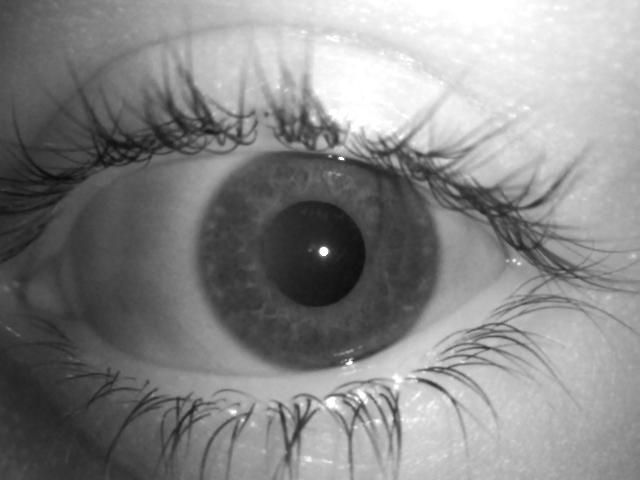
%> input picture src/Lab006/Irises/Oko 1.jpg, 640 x 480 px; its folder holds 3 pictures in this run
$ octave zadanie2.m   (GNU Octave 9; MATLAB toolbox functions it lacks are replaced by stand-ins)
%> lines starting %> are read from the running program, lines starting %| are printed output that depends on the picture
%% Inicjalizacja
clear all;
close all;
clc;

if ~exist('output', 'dir')
    mkdir('output');
end

%% 1. Wczytanie obrazów tęczówki
irisFiles = dir('Irises/*.jpg');
numImages = length(irisFiles);
images = cell(1, numImages);

for i = 1:numImages
    images{i} = imread(fullfile(irisFiles(i).folder, irisFiles(i).name));
    if size(images{i}, 3) == 3
        images{i} = rgb2gray(images{i});
    end
end

%% 2. Segmentacja tęczówki i tworzenie masek
irisMasks = cell(1, numImages);
irisCenters = zeros(numImages, 2);
irisRadii = zeros(numImages, 1);

figure;
for i = 1:numImages
    img = imadjust(images{i});

    % Wykrywanie okręgu tęczówki
    [centers, radii] = imfindcircles(img, [30 120], 'ObjectPolarity', 'dark', 'Sensitivity', 0.98, 'EdgeThreshold', 0.05);

    if ~isempty(centers)
        irisCenters(i,:) = centers(1,:);
        irisRadii(i) = radii(1);

        % Tworzenie maski tęczówki
        [x, y] = meshgrid(1:size(img,2), 1:size(img,1));
        irisMasks{i} = ((x - centers(1,1)).^2 + (y - centers(1,2)).^2 <= radii(1)^2);

        % Wizualizacja
        subplot(ceil(numImages/3), 3, i);
        imshow(img);
        viscircles(centers(1,:), radii(1), 'Color', 'r');
        title(sprintf('Obraz %d', i));

        frame = getframe(gca);
        outputPath = fullfile('output', sprintf('iris_detected_%02d.png', i));
        imwrite(frame.cdata, outputPath);
    else
        error('Nie znaleziono tęczówki w obrazie %d', i);
    end
end
%> this loop made 3 passes
%> pass 1, `imwrite(frame.cdata, outputPath);`:
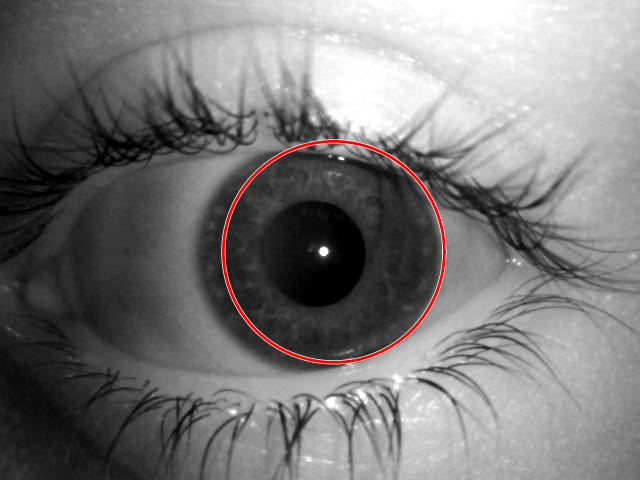
%> saved as iris_detected_01.png: size 480x640x3 uint8; mean R, G, B 121.9, 120.3, 120.3
%> after the loop:
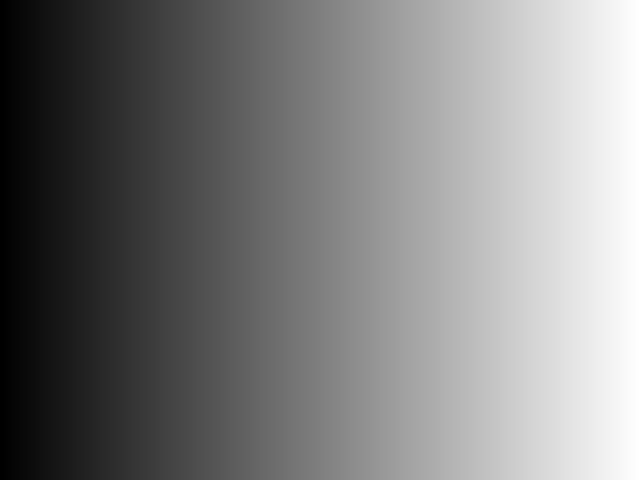
%> x: size 480x640 double; min 1, max 640, mean 320.5; drawn with min black and max white
%> after the loop:
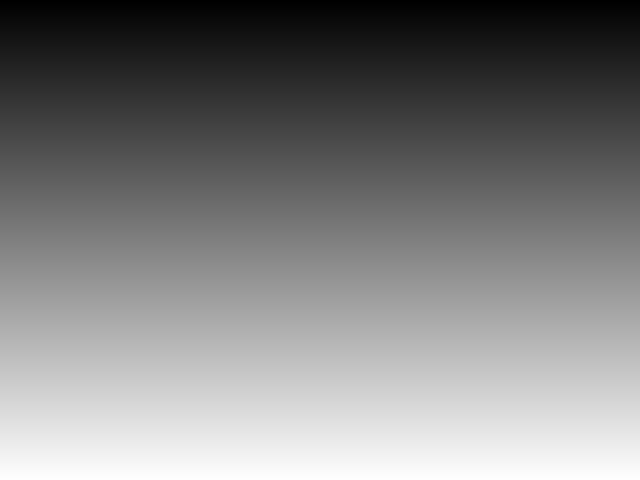
%> y: size 480x640 double; min 1, max 480, mean 240.5; drawn with min black and max white
%> after the loop, irisCenters = [334.3 252.4; 309.7 239.5; 301.7 241]; irisMasks = 3 items; irisRadii = [110.5; 95.68; 100.4]; outputPath = 'output/iris_detected_03.png'
%> after the loop:
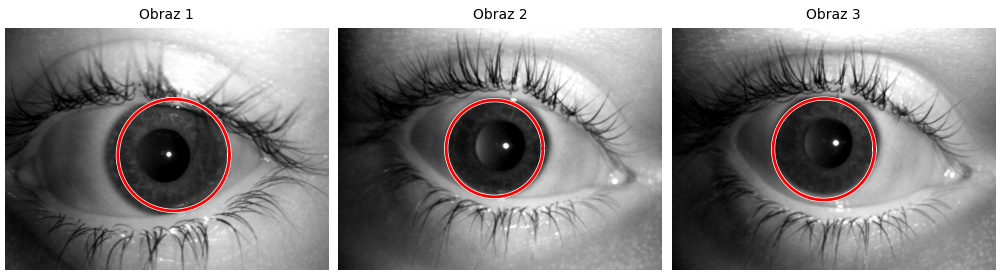
%> figure redrawn from the program's plot data, 3 panels

%% 3. Normalizacja tęczówki (Rubber Sheet Model)
normalizedIrises = cell(1, numImages);
normalizedSize = [64, 512]; % Rozmiar znormalizowanej tęczówki [wysokość, szerokość]

for i = 1:numImages
    normalizedIrises{i} = normalizeIris(images{i}, irisCenters(i,:), irisRadii(i), normalizedSize);

    % Wizualizacja
    figure;
    subplot(1,2,1); imshow(images{i}); title('Oryginał');
    subplot(1,2,2); imshow(normalizedIrises{i}); title('Znormalizowana tęczówka');
    frame = getframe(gcf);
    outputPath = fullfile('output', sprintf('iris_normalized_%02d.png', i));
    imwrite(frame.cdata, outputPath);

end
%> this loop made 3 passes
%> pass 1, in normalizeIris, `xq = center(1) + rGrid * radius .* cos(thetaGrid);`:
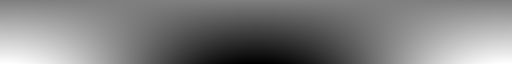
%> xq: size 64x512 double; min 223.8, max 444.9, mean 334.4; drawn with min black and max white
%> pass 1, in normalizeIris, `yq = center(2) + rGrid * radius .* sin(thetaGrid);`:
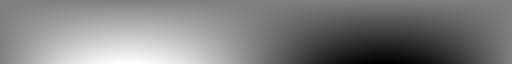
%> yq: size 64x512 double; min 141.8, max 362.9, mean 252.4; drawn with min black and max white
%> pass 1, in normalizeIris, `normalized = interp2(x, y, double(img), xq, yq, 'linear', 0);`:
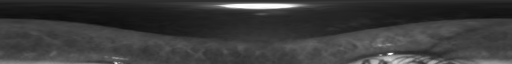
%> normalized: size 64x512 double; min 14.1, max 255, mean 59.6
%> after the loop, normalizedIrises = 3 items

%% 4. Ekstrakcja cech
gaborFeatures = cell(1, numImages);
lambda = 8; % Długość fali
theta = 0:30:150; % Orientacje

% Utworzenie banku filtrów Gabora
%> the run ends on the next line
gaborArray = gabor(lambda, theta);
% [38 lines not run here, left out]
function normalized = normalizeIris(img, center, radius, normalizedSize)
    [height, width] = size(img);
    [x, y] = meshgrid(1:width, 1:height);

    % Konwersja do współrzędnych biegunowych
    theta = linspace(0, 2*pi, normalizedSize(2));
    r = linspace(0, 1, normalizedSize(1));

    [thetaGrid, rGrid] = meshgrid(theta, r);

    % Transformacja do współrzędnych kartezjańskich
    xq = center(1) + rGrid * radius .* cos(thetaGrid);
    yq = center(2) + rGrid * radius .* sin(thetaGrid);

    % Interpolacja
    normalized = interp2(x, y, double(img), xq, yq, 'linear', 0);
    normalized = uint8(normalized);
end
